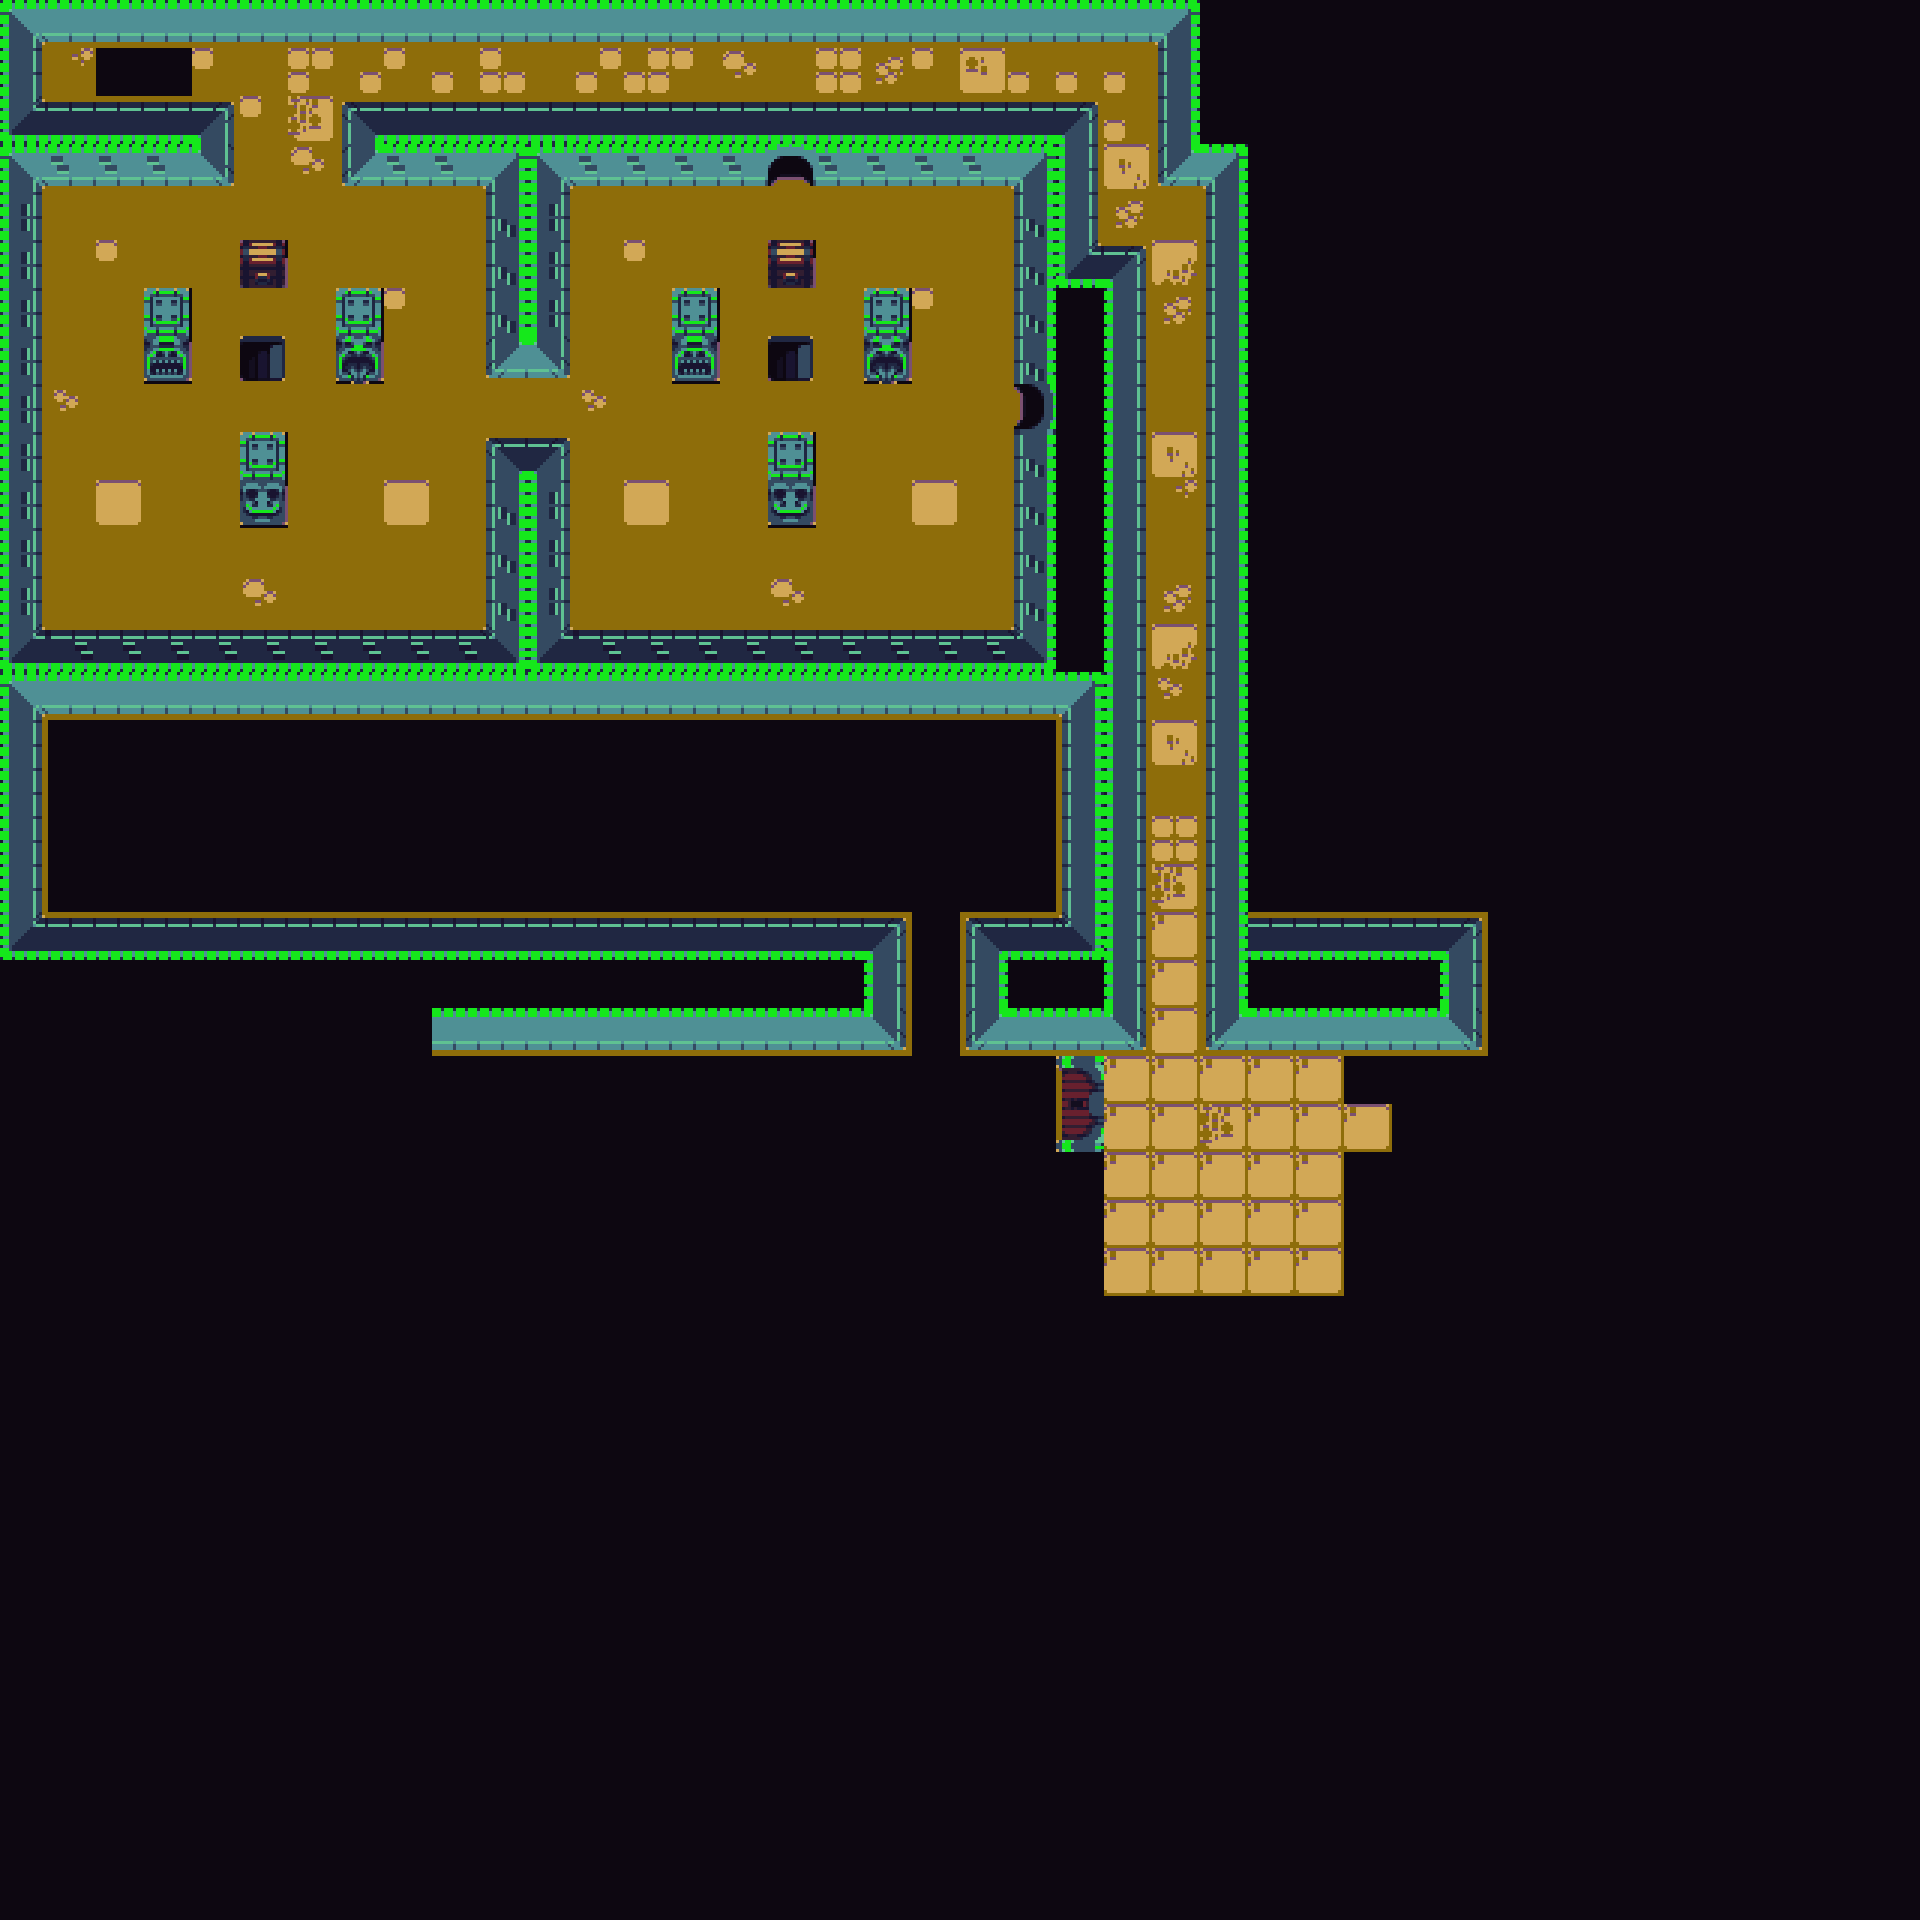

This is a level from a 2D game, rendered from its Tiled map with the project's own tilesets. A one-line summary and the map file follow, with tile-layer data summarised:
An orthogonal 40x40 tile map with 48x48 px tiles, 1 tile layer (Tile Layer 1).

<map version="1.0" tiledversion="1.1.6" orientation="orthogonal" renderorder="right-down" width="40" height="40" tilewidth="48" tileheight="48" infinite="0" backgroundcolor="#0d0711" nextobjectid="1">
 <tileset firstgid="1" name="buch-tileset-48px-extruded" tilewidth="48" tileheight="48" spacing="2" margin="1" tilecount="247" columns="19">
  <grid orientation="orthogonal" width="16" height="16" />
  <image source="../tilesets/buch-tileset-48px-extruded.png" width="950" height="650" />
 </tileset>
 <layer name="Tile Layer 1" width="40" height="40">
  <data>[1600 cells, 494 non-empty, 48 distinct tile ids]</data>
 </layer>
</map>